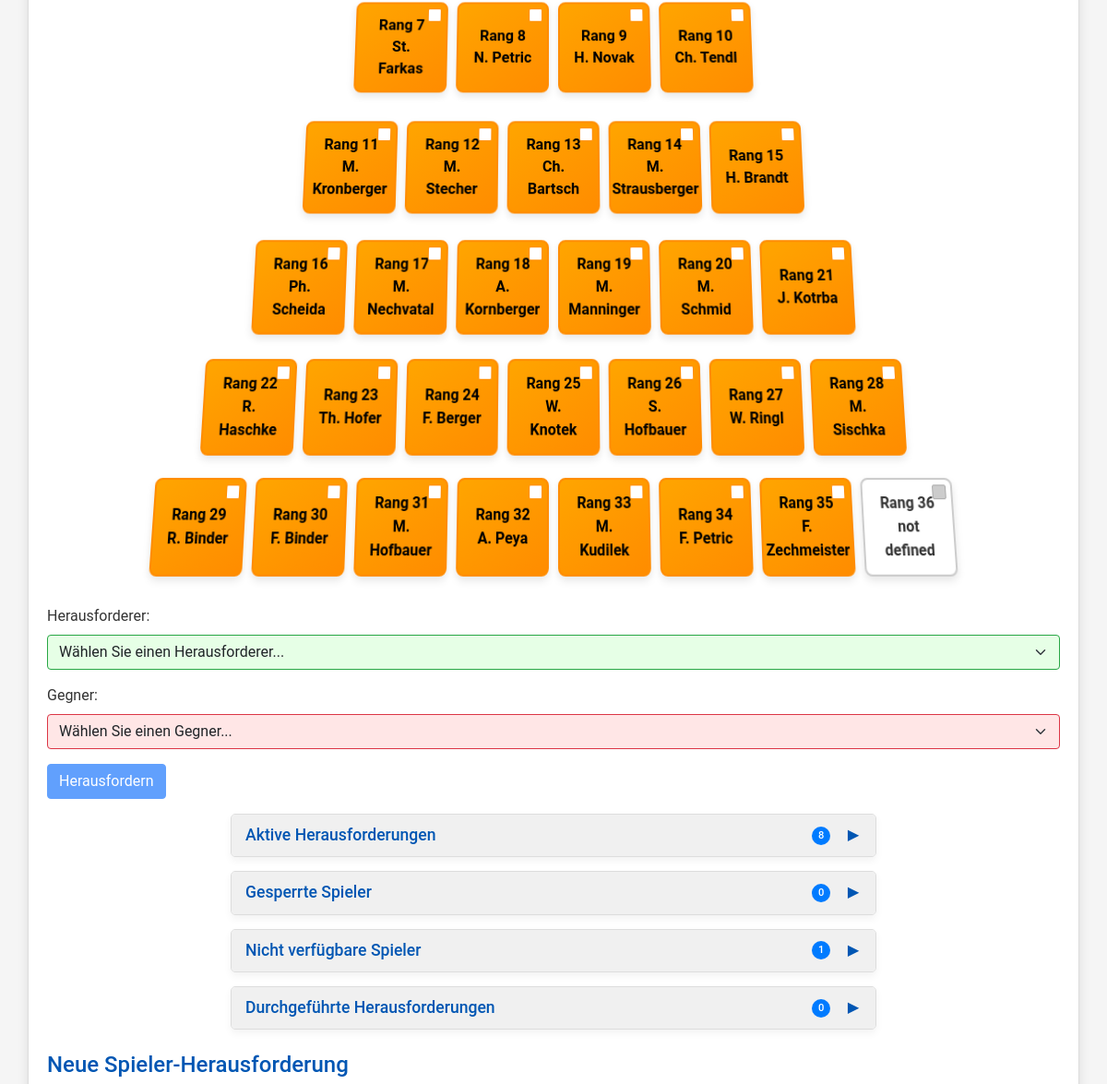
The page /index (middle part) on the database as committed earlier.
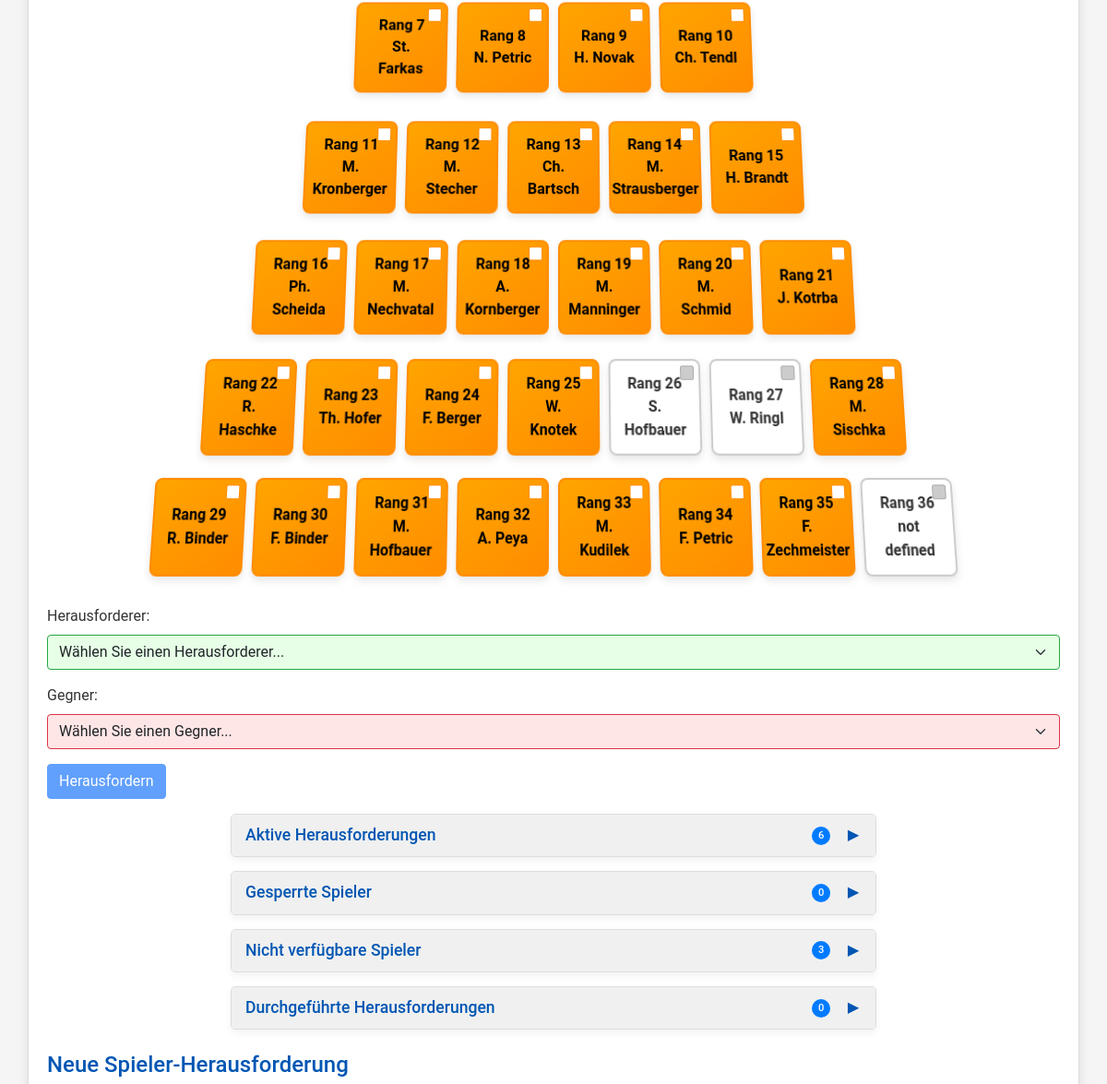
The same page on the database as committed later.
### tables this page shows
CREATE TABLE players (
    id INTEGER PRIMARY KEY,
    name TEXT NOT NULL UNIQUE,
    available INTEGER NOT NULL DEFAULT 1,
    rank INTEGER NOT NULL,
    unavailable_since DATETIME,
    block_challenger_until DATETIME,
    block_opponent_until DATETIME,
    is_new INTEGER NOT NULL DEFAULT 0
);

### app.py (the view, shortened to what this page needs)
@app.route("/index")
def index():
    try:
        db = get_db()
        now_dt = get_current_time()  # Get current datetime object
        now_str = now_dt.strftime("%Y-%m-%d %H:%M:%S")  # String version for DB queries
        today_str = now_dt.date().isoformat()  # Get YYYY-MM-DD string
        cur = db.execute(
            """
            SELECT p.*,
                CASE
                  WHEN EXISTS (
                    SELECT 1 FROM challenges c
                    WHERE c.resolved = 0
                      AND c.deadline > ?
                      AND (c.challenger_id = p.id OR c.opponent_id = p.id)
                  ) THEN 1 ELSE 0
                END as in_challenge
            FROM players p
            ORDER BY rank ASC
            """,
            (now_str,),
        )
        players = cur.fetchall()
        players_list = []
        for p_row in players:
            p = dict(p_row)  # Convert Row object to dict for modification
            p["blocked_challenger"] = False
            p["blocked_opponent"] = False
            p["block_challenger_until_fmt"] = None  # Initialize format fields
            p["block_opponent_until_fmt"] = None
            p["unavailable_since_fmt"] = None
            if p.get("block_opponent_until"):
                try:
                    block_until_dt = p["block_opponent_until"]
                    if isinstance(block_until_dt, str):
                        block_until_dt_str = block_until_dt.split(".")[0]
                        block_until_dt = datetime.strptime(
                            block_until_dt_str, "%Y-%m-%d %H:%M:%S"
                        )
                    elif not isinstance(block_until_dt, datetime):
                        raise TypeError("block_opponent_until is not a recognized type")
                    if now_dt < block_until_dt:
                        p["blocked_opponent"] = True
                        p["block_opponent_until_fmt"] = block_until_dt.strftime(
                            "%Y-%m-%d %H:%M"
                        )
                except (ValueError, TypeError, AttributeError) as e:
                    logger.warning(
                        f"Could not parse or compare block_opponent_until for player {p['id']}: {p['block_opponent_until']} - Error: {e}"
                    )
            if p.get("unavailable_since"):
                try:
                    unav_dt = p["unavailable_since"]
                    if isinstance(unav_dt, str):
                        unav_dt_str = unav_dt.split(".")[0]
                        unav_dt = datetime.strptime(unav_dt_str, "%Y-%m-%d %H:%M:%S")
                    elif not isinstance(unav_dt, datetime):
                        raise TypeError("unavailable_since is not a recognized type")
                    p["unavailable_since_fmt"] = unav_dt.strftime("%Y-%m-%d %H:%M")
                except (ValueError, TypeError, AttributeError) as e:
                    logger.warning(
                        f"Could not parse unavailable_since for player {p['id']}: {p['unavailable_since']} - Error: {e}"
                    )
                    p["unavailable_since_fmt"] = "Ungültig"
            players_list.append(p)
        pyramid_data = create_pyramid(players_list)
        active_challenges_data = get_active_challenges()  # Already processes dates
        completed_challenges_data = (
            get_completed_challenges()
        )  # Already processes dates
        blocked_challenger_players_data = (
            get_blocked_challenger_players()
        )  # Now includes formatted dates
        blocked_opponent_players_data = (
            get_blocked_opponent_players()
        )  # Now includes formatted dates
        unavailable_players_data = (
            get_unavailable_players()
        )  # Now includes formatted dates
        return render_template(
            "index.html",
            pyramid=pyramid_data,
            players=players_list,  # Contains formatted dates
            active_challenges=active_challenges_data,  # Contains datetime objects and date objects
            completed_challenges=completed_challenges_data,  # Contains datetime objects
            blocked_challenger_players=blocked_challenger_players_data,  # Now includes formatted dates
            blocked_opponent_players=blocked_opponent_players_data,  # Now includes formatted dates
            unavailable_players=unavailable_players_data,  # Now includes formatted dates
            today_date=today_str,  # Pass the server's current date
        )
    except Exception as e:
        logger.exception("Unexpected error on /index route.")
        flash("Ein unerwarteter Fehler ist aufgetreten.", "danger")
        return render_template("error.html", error_message="Unerwarteter Fehler"), 500

### app.py (called while the page is built, shortened)
def get_current_time():
    test_date_str = os.environ.get("TEST_DATE")
    return datetime.now()

def get_db():
    if "db" not in g:
        try:
            g.db = sqlite3.connect(
                app.config["DATABASE"], timeout=10, detect_types=sqlite3.PARSE_DECLTYPES
            )
            g.db.row_factory = sqlite3.Row
            g.db.execute("PRAGMA foreign_keys = ON")
        except sqlite3.Error as e:
            logger.exception("Database connection failed.")
            raise e
    return g.db

def create_pyramid(players):
    pyramid = []
    start = 0
    row_sizes = [1, 2, 3, 4, 5, 6, 7, 8]
    for size in row_sizes:
        row = []
        for i in range(size):
            if start < len(players):
                row.append(players[start])
            else:
                row.append(None)
            start += 1
        pyramid.append(row)
    return pyramid

def get_completed_challenges(limit=50):
    db = get_db()
    try:
        cur = db.execute(
            "SELECT * FROM completed_challenges_view LIMIT ?",
            (limit,),
        )
        challenges_raw = cur.fetchall()
        challenges_processed = []
        return challenges_processed
    except sqlite3.Error:
        logger.exception("Error fetching completed challenges.")
        return []

def get_blocked_challenger_players():
    db = get_db()
    now = get_current_time().strftime("%Y-%m-%d %H:%M:%S")
    try:
        cur = db.execute(
            "SELECT * FROM players WHERE block_challenger_until IS NOT NULL AND block_challenger_until > ? ORDER BY rank ASC",  # Added order by rank
            (now,),
        )
        players = cur.fetchall()
        now_dt = get_current_time()
        players_with_formatted_dates = []
        return players_with_formatted_dates
    except sqlite3.Error:
        logger.exception("Error fetching blocked challenger players.")
        return []

def get_blocked_opponent_players():
    db = get_db()
    now = get_current_time().strftime("%Y-%m-%d %H:%M:%S")
    try:
        cur = db.execute(
            "SELECT * FROM players WHERE block_opponent_until IS NOT NULL AND block_opponent_until > ? ORDER BY rank ASC",  # Added order by rank
            (now,),
        )
        players = cur.fetchall()
        now_dt = get_current_time()
        players_with_formatted_dates = []
        return players_with_formatted_dates
    except sqlite3.Error:
        logger.exception("Error fetching blocked opponent players.")
        return []

### templates/index.html (shortened to what this page needs)
<!DOCTYPE html>
<html lang="de">
<head>
  <link rel="stylesheet" href="https://cdnjs.cloudflare.com/ajax/libs/bootstrap/5.1.3/css/bootstrap.min.css" />
</head>
<body data-today-date="{{ today_date }}">
  <div class="container">
    <div class="ranking-list">
      {% if pyramid %}
        {% for row in pyramid %}
          <div class="row">
            {% for player in row %}
              {% if player %}
                <div id="player-{{ player['id'] }}"
                     class="player
                       {% if not player['available'] %}unavailable
                       {% elif player['blocked_opponent'] %}blocked
                       {% elif player['blocked_challenger'] %}blocked-loser
                       {% endif %}"
                     data-player-id="{{ player['id'] }}">
                  <div class="player-info">
                    Rang {{ player['rank'] }}<br>{{ player['name'] }}
                  </div>
                  <div class="availability-toggle {% if player['available'] %}available{% endif %}"
                       data-player-id="{{ player['id'] }}"></div>
                </div>
              {% else %}
                <div class="player missing" style="background: #eee; border-color: #ccc; color: #888; cursor: default;">
                    <div class="player-info">Leer</div>
                </div>
              {% endif %}
            {% endfor %}
          </div>
        {% endfor %}
      {% else %}
        <p>Keine Spieler gefunden. Bitte laden Sie die Spieldaten.</p>
      {% endif %}
    </div>
    <form id="challengeForm">
      <div class="mb-3">
        <label for="challenger" class="form-label">Herausforderer:</label>
        <select class="form-select challenger-select" id="challenger" name="challenger" required>
          <option value="">Wählen Sie einen Herausforderer...</option>
        </select>
      </div>
      <div class="mb-3">
        <label for="opponent" class="form-label">Gegner:</label>
        <select class="form-select opponent-select" id="opponent" name="opponent" required disabled>
          <option value="">Wählen Sie einen Gegner...</option>
        </select>
      </div>
      <button type="submit" class="btn btn-primary" id="challengeButton" disabled>Herausfordern</button>
    </form>
    <div class="active-challenges">
      <div class="custom-card-header collapsed" id="activeChallengesHeader">
        <h4>
          Aktive Herausforderungen
          <span class="header-controls">
            <span class="badge-count">{{ active_challenges|length }}</span>
            <span class="arrow">▼</span>
          </span>
        </h4>
      </div>
    </div>
    <div class="blocked-players">
      <div class="custom-card-header collapsed" id="blockedPlayersHeader">
        <h4>
          Gesperrte Spieler
          <span class="header-controls">
            {% set blocked_ids = [] %}
            <span class="badge-count">{{ blocked_ids|length }}</span>
            <span class="arrow">▼</span>
          </span>
        </h4>
      </div>
    </div>
    <div class="unavailable-players">
      <div class="custom-card-header collapsed" id="unavailablePlayersHeader">
        <h4>
          Nicht verfügbare Spieler
          <span class="header-controls">
            <span class="badge-count">{{ unavailable_players|length }}</span>
            <span class="arrow">▼</span>
          </span>
        </h4>
      </div>
    </div>
    <div class="completed-challenges">
      <div class="custom-card-header collapsed" id="completedChallengesHeader">
        <h4>
          Durchgeführte Herausforderungen
          <span class="header-controls">
            <span class="badge-count">{{ completed_challenges|length }}</span>
            <span class="arrow">▼</span>
          </span>
        </h4>
      </div>
    </div>
    <div class="newplayer-challenge mt-4">
      <h4>Neue Spieler-Herausforderung</h4>
    </div>
  </div>
</body>
</html>

### templates/index.html (style rules this page uses)
body { background: #f5f5f5; color: #333; font-family: 'Roboto', sans-serif; }
h2, h4 { color: #0056b3; }
.container { background: #fff; border: 1px solid #ddd; border-radius: 10px; padding: 20px; margin-top: 20px; box-shadow: 0 4px 12px rgba(0, 0, 0, 0.1); }
.ranking-list { perspective: 800px; display: flex; flex-direction: column; align-items: center; margin-bottom: 20px; }
.ranking-list .row { display: flex; justify-content: center; margin: 10px 0; transform: rotateX(8deg); }
.ranking-list .player { width: 100px; height: 100px; background: linear-gradient(145deg, #ffa500, #ff8c00); border: 2px solid #ff8c00; color: #000; border-radius: 8px; display: flex; flex-direction: column; align-items: center; justify-content: center; font-weight: bold; cursor: pointer; margin: 5px; position: relative; transition: transform 0.3s, box-shadow 0.3s, background 0.3s, border-color 0.3s; box-shadow: 0 4px 8px rgba(0, 0, 0, 0.1); }
.ranking-list .player.unavailable { background: #ffffff; border: 2px solid #cccccc; color: #333; box-shadow: 0 4px 8px rgba(0, 0, 0, 0.1); }
.ranking-list .player .player-info { position: relative; z-index: 2; text-align: center; }
.availability-toggle { position: absolute; top: 5px; right: 5px; width: 15px; height: 15px; background-color: white; border: 1px solid #ff8c00; cursor: pointer; z-index: 10; transition: background-color 0.3s; border-radius: 2px; }
.availability-toggle.available { background-color: white; }
.availability-toggle:not(.available) { background-color: #ccc; border-color: #aaa; }
.active-challenges, .blocked-players, .unavailable-players, .completed-challenges { max-width: 700px; margin: 0 auto 15px; text-align: left; background: #fafafa; border: 1px solid #ddd; padding: 0; border-radius: 5px; box-shadow: 0 4px 8px rgba(0, 0, 0, 0.05); }
.custom-card-header { background-color: #f0f0f0; border-bottom: 1px solid #ddd; border-radius: 4px; cursor: pointer; padding: 10px 15px; position: relative; transition: background-color 0.3s; border-bottom-left-radius: 0; border-bottom-right-radius: 0; }
.custom-card-header.collapsed { border-bottom-left-radius: 4px; border-bottom-right-radius: 4px; border-bottom: none; }
.custom-card-header h4 { margin: 0; font-size: 1.1rem; display: flex; align-items: center; justify-content: space-between; }
.header-controls { display: flex; align-items: center; }
.custom-card-header .arrow { display: inline-block; transition: transform 0.3s; font-size: 1.2em; margin-left: 5px; }
.custom-card-header.collapsed .arrow { transform: rotate(-90deg); }
.badge-count { display: inline-block; min-width: 20px; height: 20px; padding: 0 5px; border-radius: 10px; background-color: #007bff; color: white; font-size: 0.7rem; line-height: 20px; text-align: center; margin-left: 10px; margin-right: 8px; }
.newplayer-challenge h4 { margin-top: 20px; }
.challenger-select { background-color: #e6ffe6 !important; border-color: #28a745 !important; }
.opponent-select { background-color: #ffe6e6 !important; border-color: #dc3545 !important; }

Rows that differ between the two databases and show on the page:
changed players "S. Hofbauer": available 1 → 0 (drawn)
changed players "W. Ringl": available 1 → 0 (drawn)
Other text that changed with them:
{{ active_challenges|length }}: "8" → "6"
{{ unavailable_players|length }}: "1" → "3"
